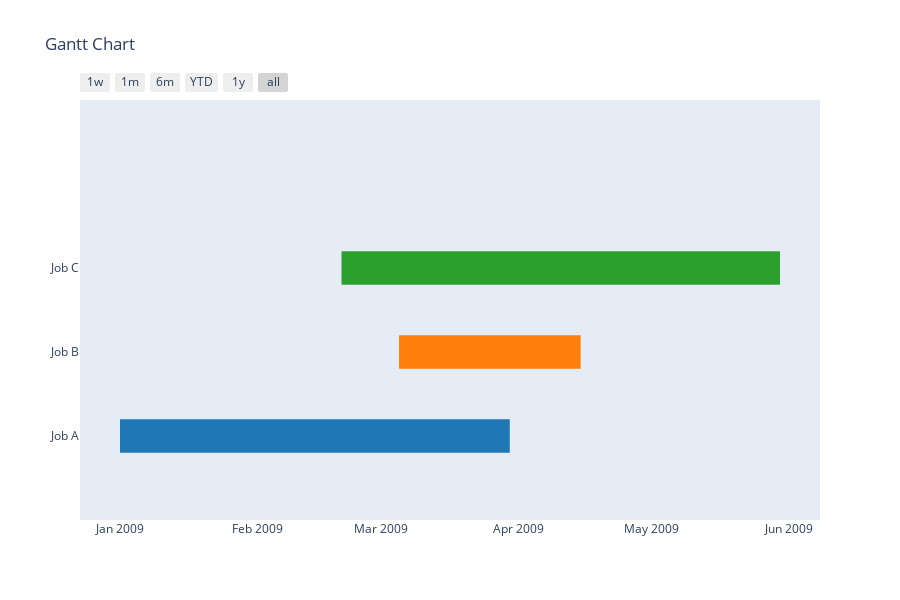

The code cell stored with this chart in its notebook:
### Code cell
fig=create_gantt(example)
fig.show()

### Figure 1 — Plotly figure (JSON) as saved in the notebook; plotly's stock layout.template omitted (floating-point values rounded to 4 significant figures)
{"data": [{"fill": "toself", "fillcolor": "rgb(255, 127, 14)", "hoverinfo": "name", "legendgroup": "rgb(255, 127, 14)", "mode": "none", "name": "Job B", "type": "scatter", "x": ["2009-03-05", "2009-04-15", "2009-04-15", "2009-03-05"], "y": [0.8, 0.8, 1.2, 1.2]}, {"fill": "toself", "fillcolor": "rgb(31, 119, 180)", "hoverinfo": "name", "legendgroup": "rgb(31, 119, 180)", "mode": "none", "name": "Job A", "type": "scatter", "x": ["2009-01-01", "2009-03-30", "2009-03-30", "2009-01-01"], "y": [-0.2, -0.2, 0.2, 0.2]}, {"fill": "toself", "fillcolor": "rgb(44, 160, 44)", "hoverinfo": "name", "legendgroup": "rgb(44, 160, 44)", "mode": "none", "name": "Job C", "type": "scatter", "x": ["2009-02-20", "2009-05-30", "2009-05-30", "2009-02-20"], "y": [1.8, 1.8, 2.2, 2.2]}, {"legendgroup": "rgb(255, 127, 14)", "marker": {"color": "rgb(255, 127, 14)", "opacity": 0, "size": 1}, "mode": "markers", "name": "", "showlegend": false, "text": [null, null], "type": "scatter", "x": ["2009-03-05", "2009-04-15"], "y": [1, 1]}, {"legendgroup": "rgb(31, 119, 180)", "marker": {"color": "rgb(31, 119, 180)", "opacity": 0, "size": 1}, "mode": "markers", "name": "", "showlegend": false, "text": [null, null], "type": "scatter", "x": ["2009-01-01", "2009-03-30"], "y": [0, 0]}, {"legendgroup": "rgb(44, 160, 44)", "marker": {"color": "rgb(44, 160, 44)", "opacity": 0, "size": 1}, "mode": "markers", "name": "", "showlegend": false, "text": [null, null], "type": "scatter", "x": ["2009-02-20", "2009-05-30"], "y": [2, 2]}], "layout": {"height": 600, "hovermode": "closest", "showlegend": false, "title": {"text": "Gantt Chart"}, "xaxis": {"rangeselector": {"buttons": [{"count": 7, "label": "1w", "step": "day", "stepmode": "backward"}, {"count": 1, "label": "1m", "step": "month", "stepmode": "backward"}, {"count": 6, "label": "6m", "step": "month", "stepmode": "backward"}, {"count": 1, "label": "YTD", "step": "year", "stepmode": "todate"}, {"count": 1, "label": "1y", "step": "year", "stepmode": "backward"}, {"step": "all"}]}, "showgrid": false, "type": "date", "zeroline": false}, "yaxis": {"autorange": false, "range": [-1, 4], "showgrid": false, "ticktext": ["Job A", "Job B", "Job C"], "tickvals": [0, 1, 2], "zeroline": false}}}
